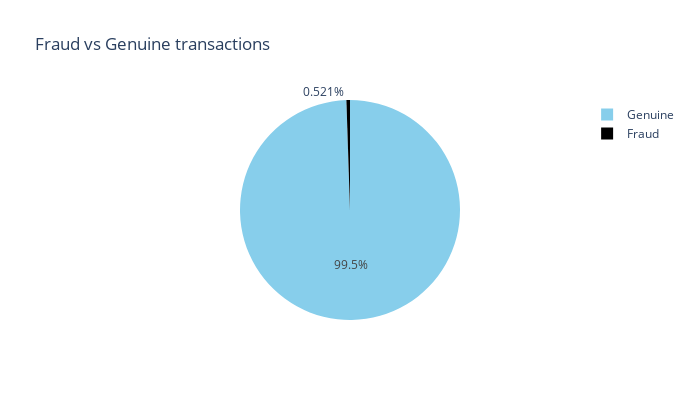

Here is the notebook cell this chart was saved with:
### Code cell
# Labeling the data in genuine and fraudulent transactions, this way it is easier to observe that the data is unbalanced.
labels=["Genuine", "Fraud"]
fraud_or_not = df['is_fraud'].value_counts().tolist()
values = [fraud_or_not[0], fraud_or_not[1]]
# Plotting the values.
fig = px.pie(values = df['is_fraud'].value_counts(), names = labels , width = 700, height = 400, color_discrete_sequence = ["skyblue", "black"]
             ,title = "Fraud vs Genuine transactions")
fig.show()

### Figure 1 — Plotly figure (JSON) as saved in the notebook; plotly's stock layout.template omitted (floating-point values rounded to 4 significant figures)
{"data": [{"domain": {"x": [0, 1], "y": [0, 1]}, "hovertemplate": "label=%{label}<br>value=%{value}<extra></extra>", "labels": ["Genuine", "Fraud"], "legendgroup": "", "name": "", "showlegend": true, "type": "pie", "values": [1842743, 9651]}], "layout": {"height": 400, "legend": {"tracegroupgap": 0}, "piecolorway": ["skyblue", "black"], "title": {"text": "Fraud vs Genuine transactions"}, "width": 700}}
